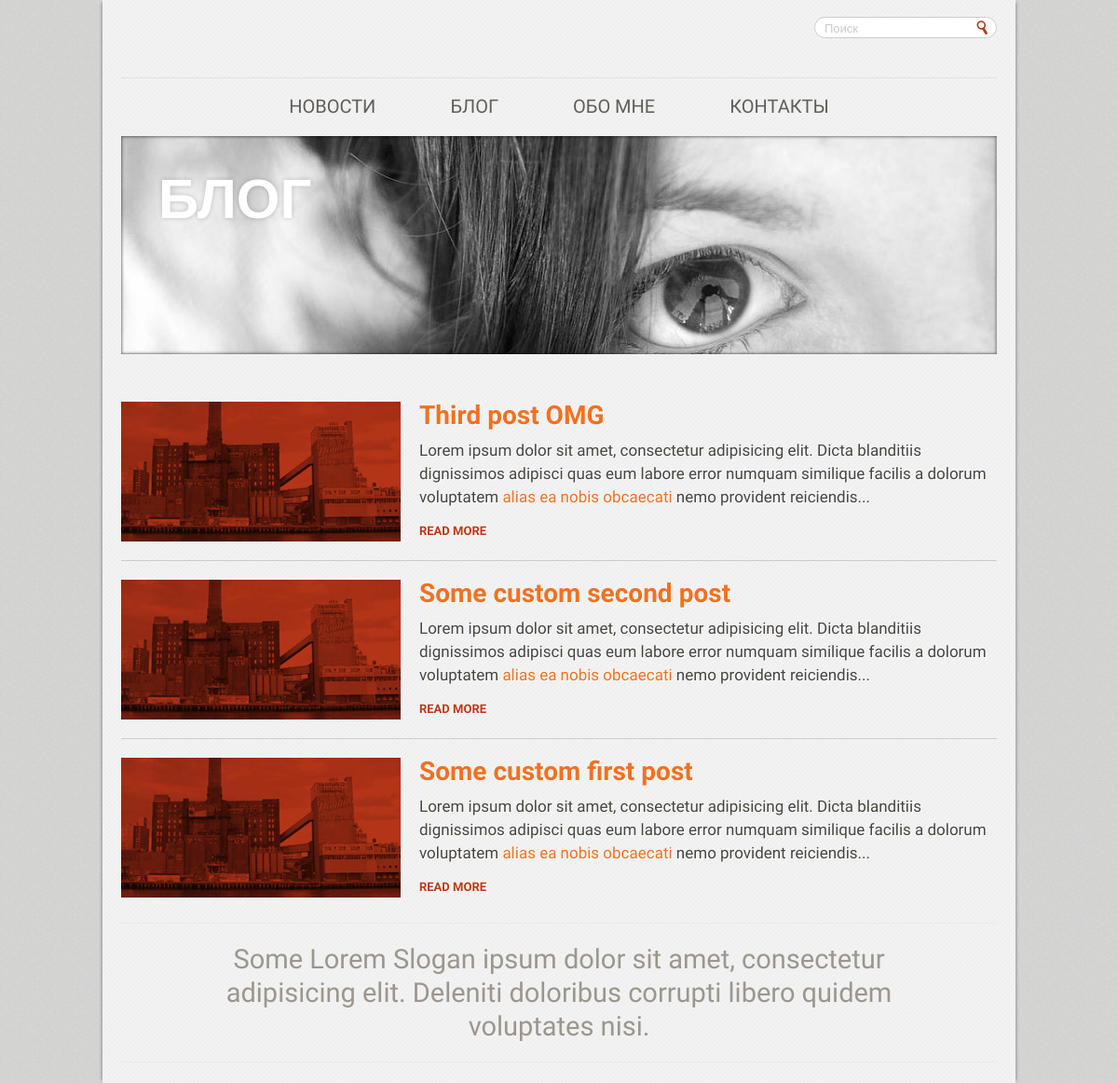
Before: /blog/ with the older database file.
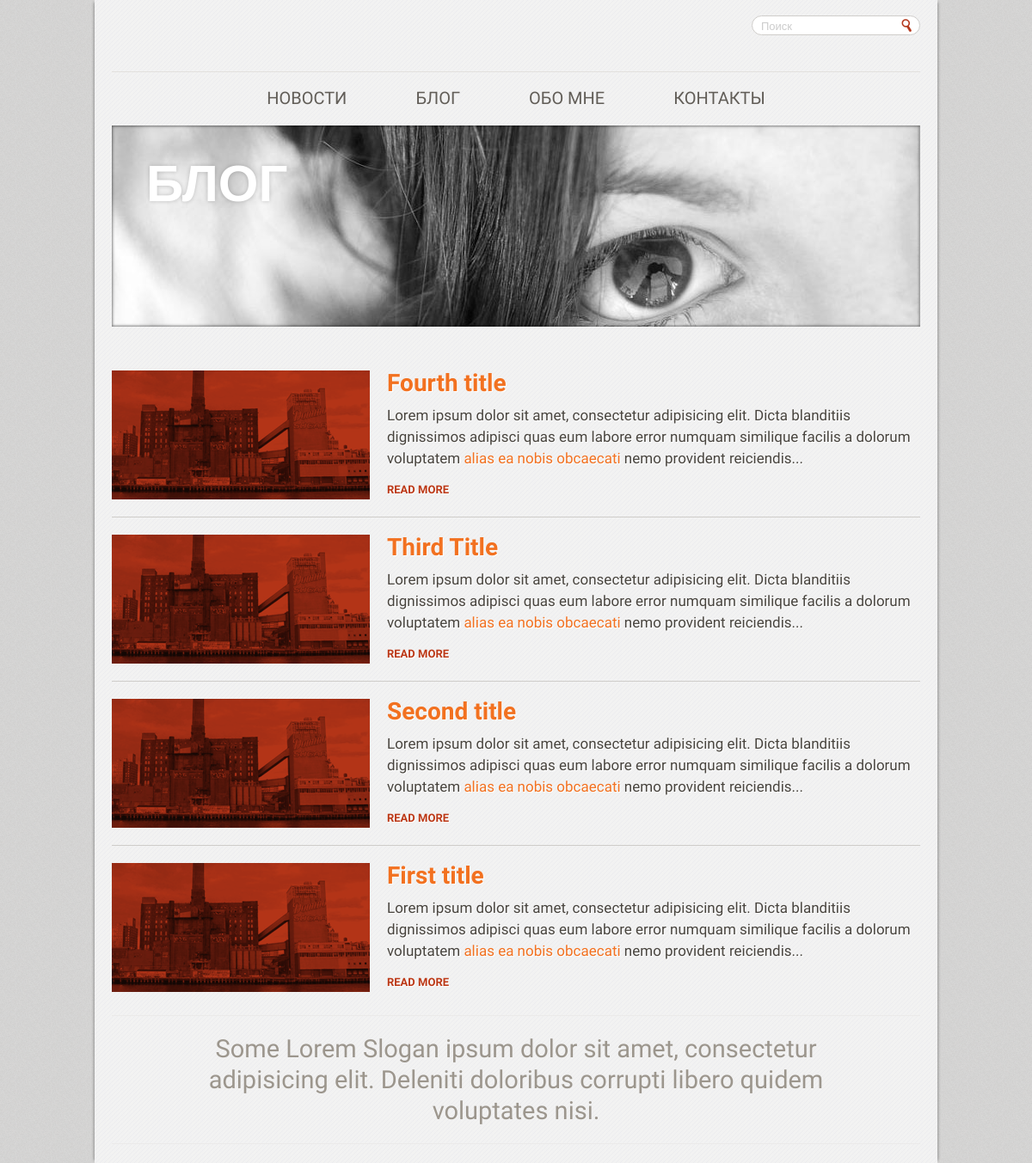
After: the same page with the newer database file.
### blog_project/apps/blog/models.py (models this page shows, shortened)
class Blog(models.Model):
    post_type = models.ForeignKey(PostType, blank=True, null=True)
    post_author = models.ForeignKey(SiteUsers, blank=True, null=True)
    post_title = models.CharField(max_length=200)
    post_text = models.TextField()
    post_illustration = models.ImageField(upload_to='img', blank=True, null=True)

### blog_project/apps/blog/views.py (the view)
# urls.py: url(r'^blog/', include('blog_project.apps.blog.urls')),
def blog(request):
    blog_post_list = Blog.objects.all()
    return render(request, "blog.html", {"blog_list": blog_post_list})

### blog_project/templates/blog.html
{% extends "base.html" %}
{% block content %}
	<figure class="main-visual" >
		<img src="/static/images/img-9.jpg" height="234" width="939" alt="" />
		<span class="mask"></span>
		<h1 class="page-title">Блог</h1>
	</figure>
	<div id="twocolumns">
		<section id="content" class="{% block test %}{% endblock test %}">
			{% for blog_post in blog_list reversed %}
				<article class="post post-preview">
					<a href="/blog/blog_post/{{ blog_post.id }}/" class="visual"><img src="/static/images/img-2.gif" alt="" width="300" height="150" ></a>
					<div class="text-block">
						<h1><a href="/blog/blog_post/{{ blog_post.id }}/">{{ blog_post.post_title }}</a></h1>
						<p>Lorem ipsum dolor sit amet, consectetur adipisicing elit. Dicta blanditiis dignissimos adipisci quas eum labore error numquam similique facilis a dolorum voluptatem <a href="#">alias ea nobis obcaecati</a> nemo provident reiciendis...</p>
						<a href="/blog/blog_post/{{ blog_post.id }}/" class="btn-more">read more</a>
					</div>
				</article>
			{% endfor %}
		</section>
	</div>
{% endblock content %}

Changed rows visible on the page:
added Blog: post_title "Fourth title"
changed Blog: post_title "Third post OMG" → "Third Title"
changed Blog: post_title "Some custom second post" → "Second title"
changed Blog: post_title "Some custom first post" → "First title"
